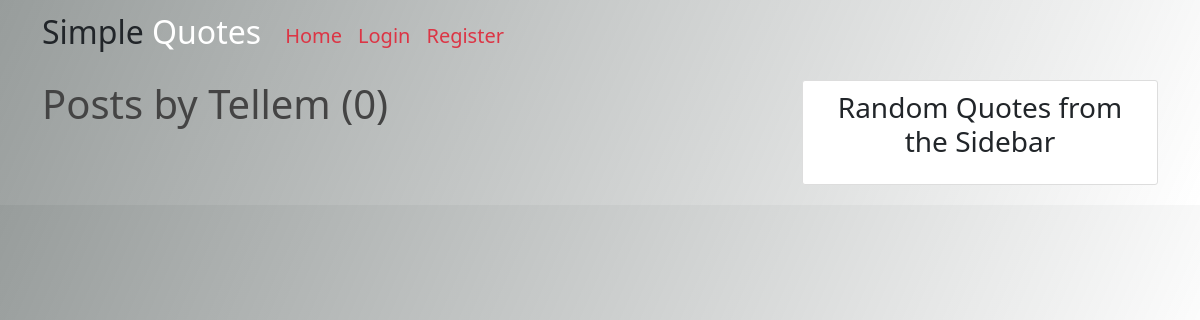
/user/Tellem, run on an earlier commit of the app's database.
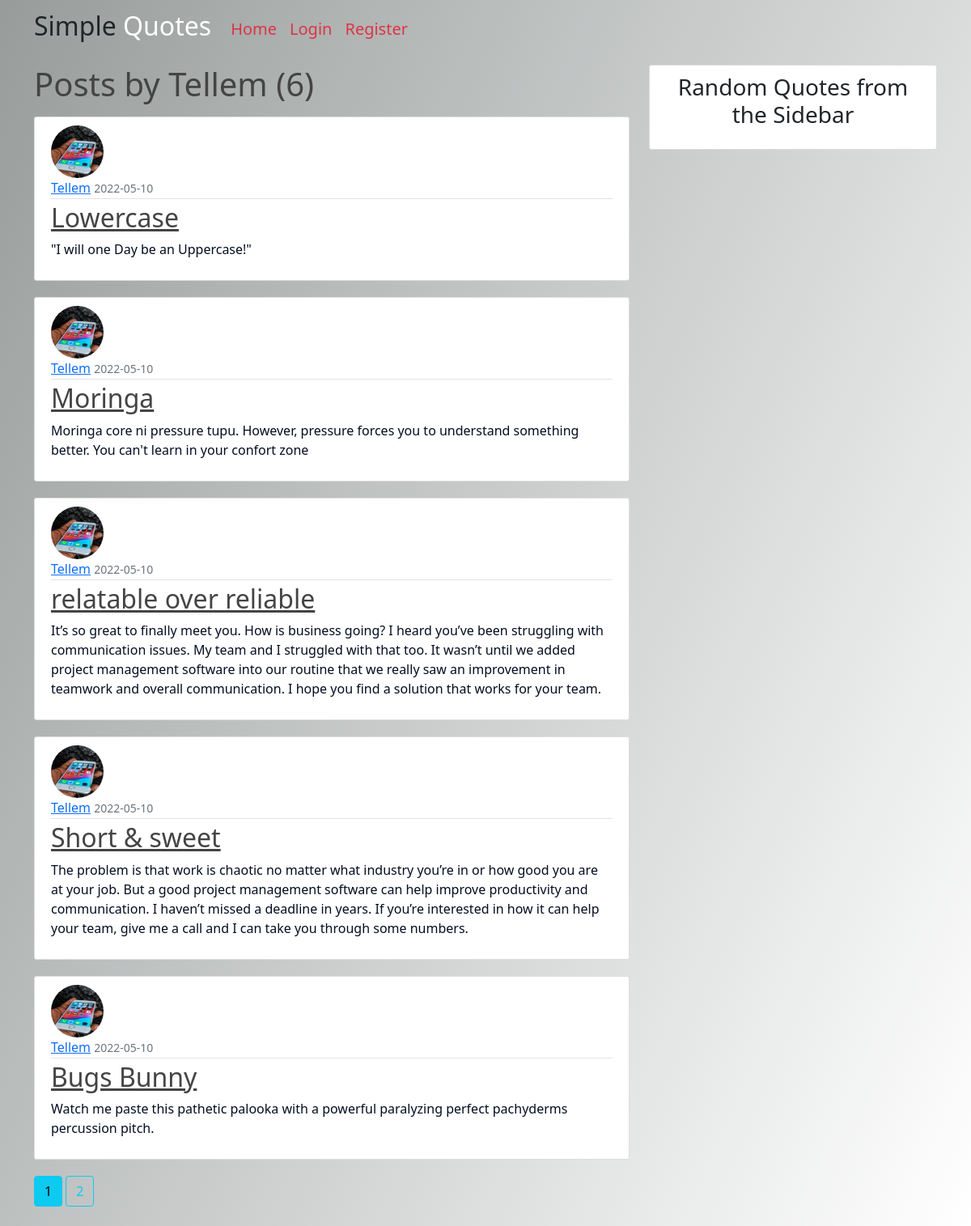
And on a later commit of the database.
### app/models.py (models this page shows, shortened)
class User(db.Model, UserMixin):
    id = db.Column(db.Integer, primary_key=True)
    username = db.Column(db.String(20), unique=True, nullable=False)
    email = db.Column(db.String(120), unique=True, nullable=False)
    image_file = db.Column(db.String(20), nullable=False, default='default.jpg')
    password = db.Column(db.String(60), nullable=False)
    posts = db.relationship('Post', backref='author', lazy=True)

class Post(db.Model):
    id = db.Column(db.Integer, primary_key=True)
    title = db.Column(db.String(100), nullable=False)
    date_posted = db.Column(db.DateTime, nullable=False, default=datetime.utcnow)
    content = db.Column(db.Text, nullable=False)
    user_id = db.Column(db.Integer, db.ForeignKey('user.id'), nullable=False)

### app/users/routes.py (the view)
@users.route("/user/<string:username>")
def user_posts(username):
    page = request.args.get('page', 1, type=int)
    user = User.query.filter_by(username=username).first_or_404()
    posts = Post.query.filter_by(author=user)\
        .order_by(Post.date_posted.desc())\
        .paginate(page=page, per_page=5)
    return render_template('user_posts.html', posts=posts, user=user)

### app/templates/user_posts.html
{% extends "layout.html" %}
{% block content %}
    <h1 class="mb-3">Posts by {{ user.username }} ({{ posts.total }})</h1>
    {% for post in posts.items %}
        <article class="media content-section">
          <img class="rounded-circle article-img" src="{{ url_for('static', filename='profile_pics/' + post.author.image_file) }}">
          <div class="media-body">
            <div class="article-metadata">
              <a class="mr-2" href="{{ url_for('users.user_posts', username=post.author.username) }}">{{ post.author.username }}</a>
              <small class="text-muted">{{ post.date_posted.strftime('%Y-%m-%d') }}</small>
            </div>
            <h2><a class="article-title" href="{{ url_for('posts.post', post_id=post.id) }}">{{ post.title }}</a></h2>
            <p class="article-content">{{ post.content }}</p>
          </div>
        </article>
    {% endfor %}
    {% for page_num in posts.iter_pages(left_edge=1, right_edge=1, left_current=1, right_current=2) %}
      {% if page_num %}
        {% if posts.page == page_num %}
          <a class="btn btn-info mb-4" href="{{ url_for('users.user_posts', username=user.username, page=page_num) }}">{{ page_num }}</a>
        {% else %}
          <a class="btn btn-outline-info mb-4" href="{{ url_for('users.user_posts', username=user.username, page=page_num) }}">{{ page_num }}</a>
        {% endif %}
      {% else %}
        ...
      {% endif %}
    {% endfor %}
{% endblock content %}

### app/templates/layout.html (shortened to what this page needs)
<!DOCTYPE html>
<html lang="en">
  <head>
    <link
      href="https://cdn.jsdelivr.net/npm/bootstrap@5.1.3/dist/css/bootstrap.min.css"
      rel="stylesheet"
    />
    <link rel="stylesheet" href="{{ url_for('static', filename='main.css')}}">
  </head>
  <body>
    <header class="site-header">
  <nav class="navbar navbar-expand-md navbar-dark bg-transparent fixed-top">
    <div class="container">
      <a class="navbar-brand mr-4" href="/"><h2 class="txt text-dark">Simple <span class="span text-white">Quotes</span></h2> </a>
      <div class="collapse navbar-collapse ms-auto fs-5" id="navbarToggle">
        <div class="navbar-nav mr-auto">
          <a class="nav-item nav-link text-danger " href="{{ url_for('main.home')}}">Home</a>
        </div>
        <div class="navbar-nav">
          {% if current_user.is_authenticated %}
          <a class="nav-item nav-link text-danger" href="{{ url_for('posts.new_post')}}">New Post</a>
          <a class="nav-item nav-link text-danger" href="{{ url_for('users.account')}}">Account</a>
          <a class="nav-item nav-link text-danger" href="{{ url_for('users.logout')}}">Logout</a>
          {% else %}
          <a class="nav-item nav-link text-danger" href="{{ url_for('users.login')}}">Login</a>
          <a class="nav-item nav-link text-danger" href="{{ url_for('users.register')}}">Register</a>
          {% endif %}
        </div>
      </div>
    </div>
  </nav>
</header>
<main role="main" class="container">
  <div class="row">
    <div class="col-md-8">
      {% block content %}{% endblock %}
    </div>
    <div class="col-md-4">
      <div class="content-section bg-steel">
        <h3 class="sidebar text-dark text-center">Random Quotes from the Sidebar</h3>
      </div>
    </div>
  </div>
</main>
  </body>
</html>

### app/static/main.css (style rules this page uses)
body { background: linear-gradient( 113.86deg, rgba(49, 59, 57, 0.5) 0%, rgba(255, 1, 169, 0) 100% ); color: #040d21; margin-top: 5rem; }
h1, h2, h3, h4, h5, h6 { color: #444444; }
.bg-steel { background-color: #5f788a; }
.site-header .navbar-nav .nav-link { color: #cbd5db; }
.content-section { background: #ffffff; padding: 10px 20px; border: 1px solid #dddddd; border-radius: 3px; margin-bottom: 20px; }
.article-title { color: #444444; }
.article-content { white-space: pre-line; }
.article-img { height: 65px; width: 65px; margin-right: 16px; }
.article-metadata { padding-bottom: 1px; margin-bottom: 4px; border-bottom: 1px solid #e3e3e3; }

What changed in the data, as far as the page shows it:
added Post: image_file (picture), author.username "Tellem", date_posted "2022-05-10", title "Lowercase", content "\"I will one Day be an Uppercase!\""
added Post: image_file (picture), author.username "Tellem", date_posted "2022-05-10", title "Moringa", content "Moringa core ni pressure tupu. However, pressure forces you to understand something better. You can't learn in your confort zone"
added Post: image_file (picture), author.username "Tellem", date_posted "2022-05-10", title "relatable over reliable", content "It’s so great to finally meet you. How is business going? I heard you’ve been struggling with communication issues. My team and I struggled with that too. It wasn’t until we added project management software into our routine that we really saw an improvement in teamwork and overall communication. I hope you find a solution that works for your team."
now on this page (row edited): Post: image_file (picture), author.username "Tellem", date_posted "2022-05-10", title "Short & sweet", content "The problem is that work is chaotic no matter what industry you’re in or how good you are at your job. But a good project management software can help improve productivity and communication. I haven’t missed a deadline in years. If you’re interested in how it can help your team, give me a call and I can take you through some numbers."
now on this page (row edited): Post: image_file (picture), author.username "Tellem", date_posted "2022-05-10", title "Bugs Bunny", content "Watch me paste this pathetic palooka with a powerful paralyzing perfect pachyderms percussion pitch."
Also different on the page:
{{ posts.total }}: "0" → "6"
new list line: "1"
new list line: "2"
